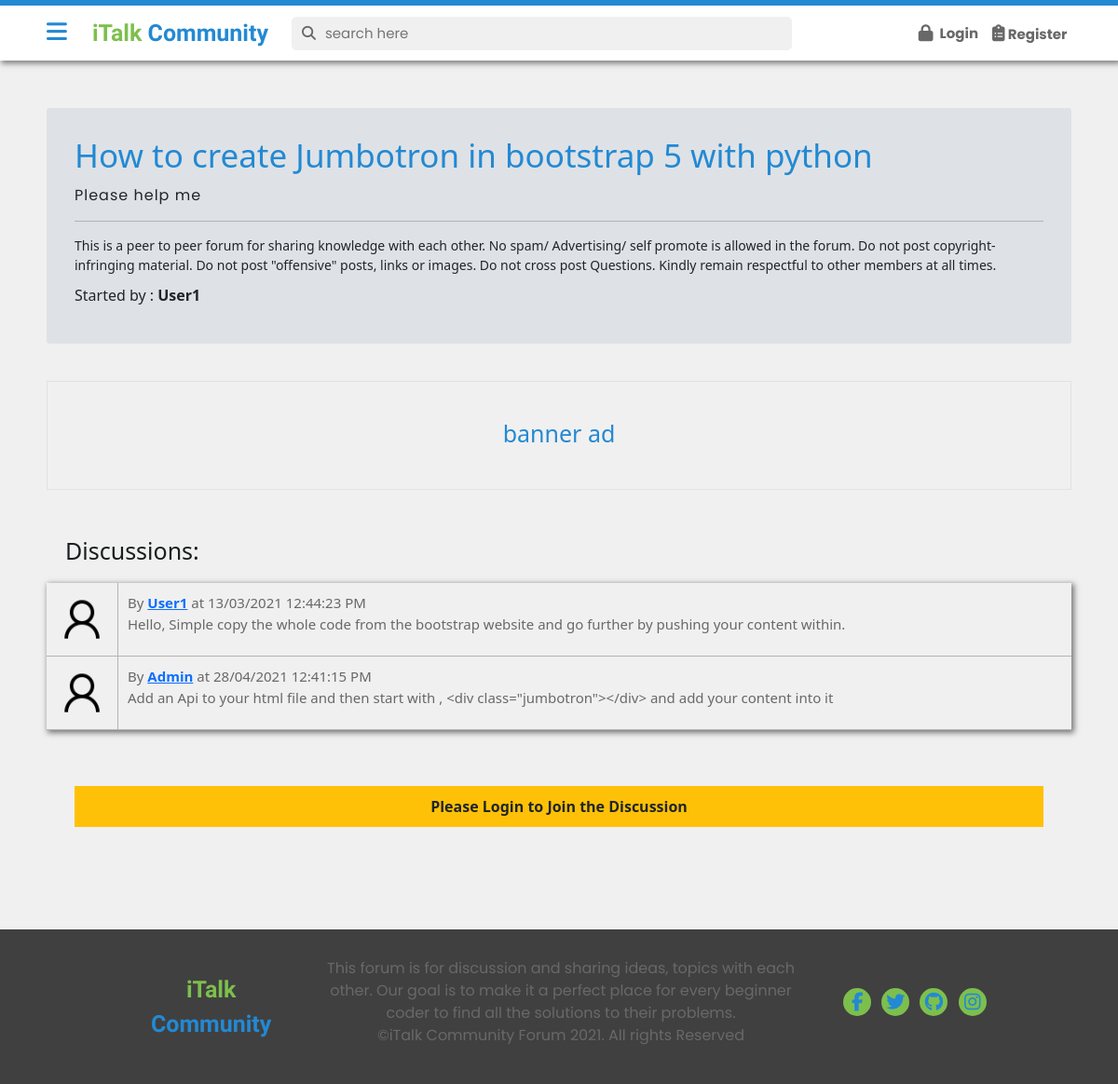
Page /thread.php?thread_id=2 on the committed database.
### tables this page shows
CREATE TABLE `threads` (
  `thread_id` int(7) NOT NULL,
  `thread_title` varchar(255) NOT NULL,
  `thread_desc` text NOT NULL,
  `thread_cat_id` int(7) NOT NULL,
  `thread_user_id` int(7) NOT NULL,
  `timestamp` datetime NOT NULL DEFAULT current_timestamp()
);

CREATE TABLE `users_23` (
  `user_id` int(7) NOT NULL,
  `username` varchar(23) NOT NULL,
  `email` varchar(255) NOT NULL,
  `password` varchar(255) NOT NULL,
  `user_description` text NOT NULL,
  `user_img` varchar(255) NOT NULL,
  `timestamp` datetime NOT NULL DEFAULT current_timestamp()
);

CREATE TABLE `comments` (
  `comment_id` int(11) NOT NULL,
  `comment_content` text NOT NULL,
  `thread_id` int(11) NOT NULL,
  `comment_by` varchar(30) NOT NULL,
  `comment_time` datetime NOT NULL DEFAULT current_timestamp()
);

### thread.php (the view, shortened to what this page needs)
<!DOCTYPE html>
<html lang="en">
<head>
    <link rel="stylesheet" href="https://cdnjs.cloudflare.com/ajax/libs/font-awesome/5.15.3/css/all.min.css">
    <link href="https://cdn.jsdelivr.net/npm/bootstrap@5.0.0-beta2/dist/css/bootstrap.min.css" rel="stylesheet"
>
    <link rel="stylesheet" href="css/threadlist.css?v=<?php echo time(); ?>">
    <link rel="stylesheet" href="style.css?v=<?php echo time(); ?>">
    <link rel="stylesheet" href="partials/css/partials.css?v=<?php echo time(); ?>">
</head>
<body>
    <?php require "partials/_header.php"; ?>
    <div class="main-container">
        <?php require "partials/_sidenav.php"; ?>
            <div class="_main" id="main">
            <?php
            $id =  $_GET['thread_id'];
            $sql = "SELECT * FROM `threads` WHERE thread_id = $id ";
            $res = mysqli_query($conn, $sql);
            if($res){
                while($row = mysqli_fetch_assoc($res)){
                    $title = $row['thread_title'];
                    $desc = $row['thread_desc'];
                    $user_id = $row['thread_user_id'];
                    $sql2 = "SELECT username FROM `users_23` WHERE user_id='$user_id'";
                        $res2 = mysqli_query($conn, $sql2);
                        $row = mysqli_fetch_assoc($res2);
                        $user = $row['username'];
                echo'<div class="jumbotron">
                        <h1 class="display-4"><span>'.$title.'</span></h1>
                        <p class="lead">'.$desc.'</p>
                        <hr class="my-4">
                        <p class="disclaimer">This is a peer to peer forum for sharing knowledge with each other. No spam/ Advertising/ self promote is allowed in the forum. Do not post copyright-infringing material. Do not post "offensive" posts, links or images. Do not cross post Questions. Kindly remain respectful to other members at all times. </p>
                        <p class="lead">
                            <p> Started by : <span style="text-transform: capitalize;"><strong>'.$user.'</strong></span></p>
                        </p>
                    </div>';
            }} ?>
                <div class="banner-ad border">
                    <h1 class="text-center">banner ad</h1>
                </div>
            <h1 class="browse-heading">Discussions:</h1>
            <div class="comments">
                <?php
                    $id =  $_GET['thread_id'];
                    $sql = "SELECT * FROM `comments` WHERE thread_id = $id ";
                    $res = mysqli_query($conn, $sql);
                    while($row = mysqli_fetch_assoc($res)){
                    $message = $row['comment_content'];
                    $commentTime = $row['comment_time'];
                    $comment_by = $row['comment_by'];
                    $sql2 = "SELECT username FROM `users_23` WHERE user_id='$comment_by'";
                        $res2 = mysqli_query($conn, $sql2);
                        $row = mysqli_fetch_assoc($res2);
                        $user = $row['username'];
                    echo   '<div class="comment d-flex">
                            <span class="img"><img src="assets/images/user.png" alt=""></span>
                            <div class="">
                            <p class="my-0">By <span style="text-transform:capitalize; display:inline-block; border:none;"><strong><a href="#">'.$user.'</a></strong></span> at '.date("d/m/Y h:i:s A", strtotime($commentTime)).'</p>
                            <p>'.$message.'</p>
                            </div>
                        </div>';
                    }
                    ?>
            </div>
            <div class="type-comment">
            <?php
            if($login){ echo'
            <form action="'.$_SERVER['REQUEST_URI'].'" method="POST">
                <div class="mb-3">
                    <label for="comment" class="form-label">Type your Comment:</label>
                    <textarea class="form-control" id="comment" rows="5" name="comment"
                        placeholder="Type your comment here..." required></textarea>
                    <input type="hidden" name="sno" value="'.$_SESSION['user_id'].'">
                </div>
                <div class="col-12 d-flex justify-content-end">
                    <button class="btn btn-primary" type="submit">Post Comment</button>
                </div>
            </form>
        ';
            }
            else{
                echo
                '<p class="btnadd text-dark bg-warning p-3"><strong>
               Please Login to Join the Discussion </strong>
            </p>';
            }
            ?>
            </div>
    </div>
    </div>
    <?php require "partials/_footer.php" ?>
</body>
</html>

### partials/_header.php (shortened to what this page needs)
<?php
if(isset($_SESSION['login']) && $_SESSION['login'] == true){
    $login = true;
  }
  else{
    $login = false;
  }
?>
<!DOCTYPE html>
<html lang="en">
<head>
    <link href="https://cdn.jsdelivr.net/npm/bootstrap@5.0.0-beta2/dist/css/bootstrap.min.css" rel="stylesheet"
>
    <link rel="stylesheet" href="assets/libraries/fontawesome-free-5.15.2-web/css/all.min.css">
    <link rel="stylesheet" href="/OnlineForum/partials/css/header.css?v=<?php echo time(); ?>">
</head>
<body>
    <header>
        <div class="top-line"></div>
        <nav class="d-flex items-center justify-between">
            <div class="left d-flex">
                <button id="sidenavBtn"><i class="fas fa-bars"></i></button>
                <a class="" href="/OnlineForum/index.php"> iTalk <span>Community</span></a>
                <form action="/OnlineForum/query.php" method="GET" class="d-flex items-center">
                    <div class="d-flex items-center"><span><i class="fas fa-search"></i></span><input type="search"
                            placeholder="search here" name="query">
                    </div>
                </form>
            </div>
            <?php if(!$login){
            echo'<div class="right d-flex">
                    <button class="btn d-flex items-center" data-bs-toggle="modal" data-bs-target="#loginModal">
                    <i class="fas fa-lock i-h"></i><span class="i-h">Login</span>
                </button>
                    <button class="btn d-flex items-center" data-bs-toggle="modal" data-bs-target="#signupModal">
                    <i class="fas fa-clipboard-list i-h"><span class="i-h"> Register</i></span>
                </button></div>
                ';}
            else{
            echo'<div class="right d-flex items-center">
                    <p class="" > Welcome '.$_SESSION['username'].' </p>
                    <a class="btn d-flex items-center" href="/OnlineForum/partials/_logout.php" ><span class="i-h"> Logout </span>
                    <i class="fas fa-sign-out-alt i-h"></i></a>
                    </div>';}?>
        </nav>
    </header>
</body>
</html>

### partials/_sidenav.php (shortened to what this page needs)
<!DOCTYPE html>
<html lang="en">
<head>
    <link rel="stylesheet" href="/OnlineForum/partials/css/sidenav.css?v=<?php echo time(); ?>">
</head>
<body>
    <div class="container-fluid main">
</body>
</html>

### partials/_footer.php (shortened to what this page needs)
<!DOCTYPE html>
<html lang="en">
<head>
    <link rel="stylesheet" href="/OnlineForum/partials/css/footer.css?v=<?php echo time(); ?>">
    <link rel="stylesheet" href="/OnlineForum/style.css?v=<?php echo time(); ?>">
</head>
<body>
<footer class="container-fluid">
    <div class="footer">
        <a class="" href="/OnlineForum/index.php"> iTalk <span>Community</span></a>
        <div class="copyright">
            <p class="">This forum is for discussion and sharing ideas, topics with each other. Our goal is to make it a
                perfect place for every beginner coder to find all the solutions to their problems.
                <br>&copy;<a href="/OnlineForum/index.php">iTalk Community Forum</a> 2021. All rights Reserved
            </p>
        </div>
        <ul class="social">
            <li><a href="#"><i class="fab fa-facebook-f"></i></a></li>
            <li><a href="#"><i class="fab fa-twitter"></i></a></li>
            <li><a href="#"><i class="fab fa-github"></i></a></li>
            <li><a href="#"><i class="fab fa-instagram"></i></a></li>
        </ul>
    </div>
</footer>
</body>
</html>

### css/threadlist.css (style rules this page uses)
.jumbotron { padding: 3rem 3rem; margin-top: 0rem; margin-bottom: 4rem; background-color: #dee2e6; border-radius: .3rem; transition: all .5s ease-in-out; }
.jumbotron p.lead { font-family: 'Poppins', sans-serif !important; font-weight: 400; font-size: 1.6rem; letter-spacing: 0.1rem; margin-bottom: 0rem !important; }
.jumbotron p.disclaimer { font-size: 1.4rem; font-weight: 300; }
.jumbotron h1 { margin-bottom: 1rem; }
.jumbotron h1 span { color: var(--primary); font-weight: 400; }
.main ._main { margin-left: 20rem; }
div._main .banner-ad { color: var(--primary); margin-bottom: 5rem; padding: 4rem 4rem; }
div._main h1.browse-heading { color: var(--dark); margin: 0 2rem; }
div._main p.btnadd { display: flex; justify-content: center; margin: 0 3rem; }
div._main .comments { margin-top: 2rem; margin-bottom: 6rem; box-shadow: 2px 2px 6px 1px rgba(0,0,0, 0.5); }
div._main .comments .comment { padding: 0rem; margin: 0rem; color: var(--dark); border-bottom: 1px solid rgba(180, 180, 180) !important; }
div._main .comments .comment span.img { width: 7%; height: auto; padding: .9rem; display: flex; justify-content: center; align-items: center; border-right: 1px solid rgba(180, 180, 180) !important; }
div._main .comments .comment span img { width: 6rem; height: 6rem; object-fit: cover; }
div._main .comments .comment div { width: 100%; padding: 1rem; }
div._main .comments .comment div p { font-weight: 400; font-size: 1.5rem; color: var(--grey); }
div._main .type-comment { margin-bottom: 6rem; }

### style.css (style rules this page uses)
:root { --primary : #2389D3; --secondary : #7DBF4D; --dark : #191e1e; --light : #F0F0F0; --bgwhite : #f4f7f9; --pure: #fff; --grey :#686868; --bglight:#f0f0f0; }
*, *:before, *:after { margin: 0; padding: 0; box-sizing: border-box; }
html { font-size: 62.5%; -webkit-font-smoothing: antialiased; }
body { background: var(--pure); font-size: 1.6rem; }
div.main-container { padding: 0; margin-top: 6.6rem; }
div.main { padding: 0!important; background-color: var(--bglight); width: 100%; margin-top: 0rem !important; }
.main ._main { margin: 0rem; padding: 5rem; position: relative; }
div.container-fluid { background-color: var(--bglight); padding: 0 2rem; }

### partials/css/partials.css (style rules this page uses)
.border { border:1px solid var(--dark); }
.d-flex { display: flex; }
.justify-between { justify-content:space-between; }
.items-center { align-items: center; }

### partials/css/header.css (style rules this page uses)
.top-line { width: 100%; height: 0.6rem; background-color: var(--primary); margin-bottom: 1rem; }
nav { height: 4rem; font-family: 'Poppins', sans-serif; padding: 0rem 4rem; }
nav div.left button { background-color: transparent; border: none; padding: 1rem; margin-right: 0.5rem; }
nav div.left button i { font-size: 2.5rem; color: var(--primary); font-weight: 700; }
nav div.left a { font-size: 2.5rem; text-decoration: none; color: var(--secondary); font-weight: 900; padding: 1.2rem; margin-right: 0.5rem; font-family: 'Proza Libre', sans-serif; }
nav div.left a span { color: var(--primary); }
nav div.left form { padding: 0.8rem; margin: auto; }
nav div.left form div { border-radius: 0.5rem; background-color: var(--light); padding: 0.1rem 0.6rem !important; color: var(--grey); }
nav div.left form div span { padding: 0.5rem; }
nav div.left form div span i { font-size: 1.5rem; color: inherit; }
nav div.left form div input { border: none; padding: 0.5rem; font-size: 1.5rem; background-color: transparent; color: inherit; width: 50rem; }
nav div.right button { border: none !important; background-color: transparent; outline: none !important; cursor: pointer; }
nav div.right button i.fas { margin-right: 0.7rem; font-size: 1.8rem; color: var(--grey); transition: all .5s ease; }
nav div.right button span { color: var(--grey); font-size: 1.5rem; font-family: 'Poppins', sans-serif; font-weight: 700; transition: all .5s ease; }
nav div.right { display: flex; align-items: center !important; }
header { padding-bottom: 0.1rem; box-shadow: 2px 2px 6px 1px rgba(0,0,0, 0.5); position: fixed; top: 0; left: 0; width: 100%; height: 6.5rem; background-color: var(--pure); z-index: 99; }

### rows in the picture
threads: thread_title "How to create Jumbotron in bootstrap 5 with python", thread_desc "Please help me", users_23.username "User1"
comments: users_23.username "User1", comment_time "13/03/2021 12:44:23 PM", comment_content "Hello, Simple copy the whole code from the bootstrap website and go further by pushing your content within."
comments: users_23.username "Admin", comment_time "28/04/2021 12:41:15 PM", comment_content "Add an Api to your html file and then start with , <div class=\"jumbotron\"></div> and add your content into it"
